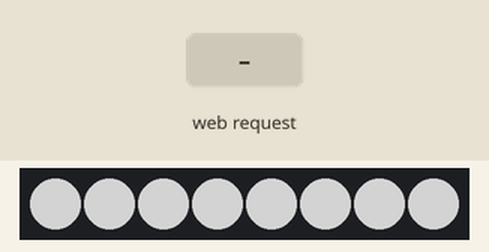
This sketch was run on a simulated ESP8266 (NodeMCU). On the bench: 8 RGB LEDs in strip order, left to right. The test bench sets the inputs (shaded band). Dim RGB values are drawn brighter than linear; WiFi joins after 1.5 s; servers stay silent unless stated.

Above: at 2.7 s.
2.8 s: HTTP request GET /out received
At 3.9 s:
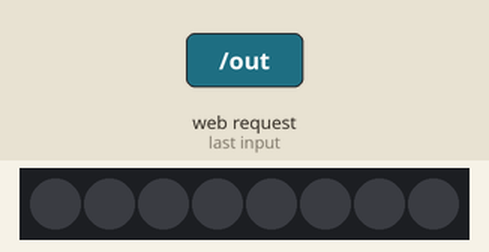
4.5 s: HTTP request GET /out?R=1 received
At 5.3 s:
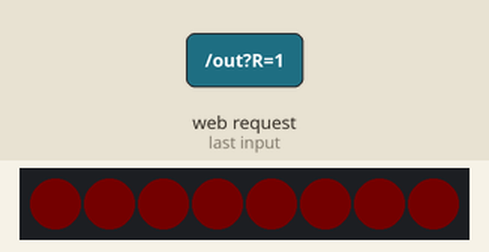
6.0 s: HTTP request GET /out?G=1 received
At 6.7 s:
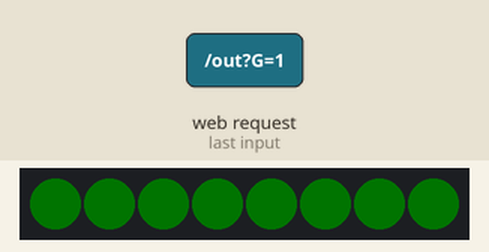
7.5 s: HTTP request GET /out?B=1 received
At 8.2 s:
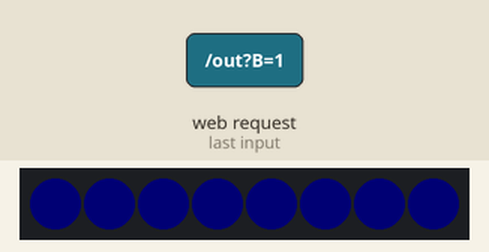
9.0 s: HTTP request GET /out?R=0 received
At 9.6 s:
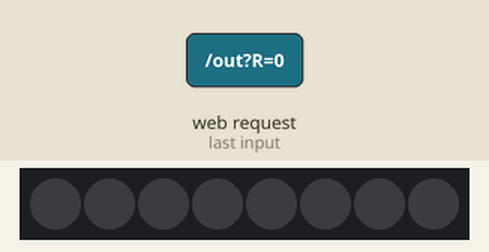
Timing chart, 0 to 11.5 s (numbered marks = the images above; inputs shaded):
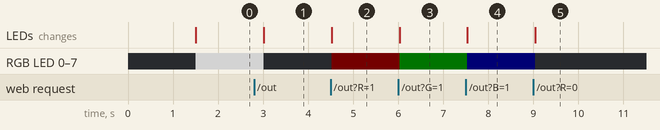

Measured:
- after the input at 2.8 s, RGB LED 0–7: RGB(127, 127, 127) → off after 0.21 s; the LEDs: change after 0.21 s (image 1)
- after the input at 4.5 s, RGB LED 0–7: off → RGB(1, 0, 0) at once; the LEDs: change at once (image 2)
- after the input at 6.0 s, RGB LED 0–7: RGB(1, 0, 0) → RGB(0, 1, 0) at once; the LEDs: change at once (image 3)
- after the input at 7.5 s, RGB LED 0–7: RGB(0, 1, 0) → RGB(0, 0, 1) at once; the LEDs: change at once (image 4)
- after the input at 9.0 s, RGB LED 0–7: RGB(0, 0, 1) → off at once; the LEDs: change at once (image 5)

The sketch:

WS2812_ESP8266.ino
```cpp
// (licence header left out)
#include "ESP8266WiFi.h"
#include <ESP8266WebServer.h>
#include "html_header.h"
#include <Adafruit_NeoPixel.h>

// Classic web server on port 80
ESP8266WebServer server(80);

#define NUM_PIX 8

const char* password = "YourNetworkPassword";
const char* ssid     = "YourNetworkSSID";
unsigned char red,green,blue;
String form;

// Number of pixels, pin used to control
// NEO_KHZ800 because we are using WS2812 leds
// NEO_GRB because WS2812 wants pixel data in GRB order
Adafruit_NeoPixel pixels = Adafruit_NeoPixel(NUM_PIX, 0, NEO_GRB + NEO_KHZ800);

// Root handler: basic web page with link to settings page
void handle_root() {
  server.send(200, "text/html", "<html>WS2812 WiFi <a href='./out'>Control</a></html>");
  delay(100);
}

// Output handler: display colorwheel and allow picking a color
void handle_outputs() {
  // Strings to strore the client output
  String RMsg;
  String GMsg;
  String BMsg;

  // Parse client output
  RMsg=server.arg("R");
  GMsg=server.arg("G");
  BMsg=server.arg("B");

  // Convert to number to pass to Neopixel library
  red=RMsg.toInt();
  green=GMsg.toInt();
  blue=BMsg.toInt();

  // Update the form and send it back to the client
  form = "<html>";
  form = form + html_header;
  form = form + "</html>";
  // Send the form
  server.send(200, "text/html", form);
}

// Initialize WiFi, web server and handles
void setup() {
  // Connect to network
  WiFi.begin(ssid, password);
  while (WiFi.status() != WL_CONNECTED) {
    delay(500);
  }
  // Default setting for RGB string: dim white
  red=127;
  green=127;
  blue=127;
  // Attach handles to web server
  // Base page
  server.on("/", handle_root);
  // Setting page
  server.on("/out", handle_outputs);
  // Start web server
  server.begin();
  // Initialize Neopixel
  pixels.begin();

}

void loop() {
  int i;

  // Process clients requests
  server.handleClient();

  // Update the LED string. All LED have same color
  for(i=0;i<NUM_PIX;i++){
    // RGB
    pixels.setPixelColor(i, pixels.Color(red,green,blue));
    pixels.show();
  }
  delay(500);    // Wait a little before trying again
}
```

html_header.h
```cpp
//
// Basic colorwheel base color picker using HTML5/Javascript
//
const char* html_header =
"<head>"
"<style>"
"body {overflow:hidden;"
"background:black;}"
"</style>"
"</head>"
"<body>"
"<canvas id='wheelCanvas' onclick='getColor(event)'>"
"</canvas>"
"<script type='text/javascript'>"
"var canvas = document.getElementById('wheelCanvas');"
"var context = canvas.getContext('2d');"
"var imageObj = new Image();"
"imageObj.crossOrigin = 'anonymous';"
"var dimension;"
"if(window.innerHeight<window.innerWidth){"
"dimension=window.innerHeight;"
"} else {"
"dimension=window.innerWidth;"
"}"
"imageObj.onload = function() {"
"context.drawImage(imageObj,0,0,600,600,0,0,0.98*dimension,0.98*dimension);"
"};"
"imageObj.src = 'https://upload.wikimedia.org/wikipedia/commons/thumb/6/6d/RGB_color_wheel_360.svg/600px-RGB_color_wheel_360.svg.png';"
"canvas.height=window.innerHeight;"
"canvas.width=window.innerWidth;"
"function getColor(event) {"
"var canvas = document.getElementById('wheelCanvas');"
"var pixelData = canvas.getContext('2d').getImageData(event.offsetX, event.offsetY, 1, 1).data;"
"var form = document.createElement('form');"
"form.action='out';"
"var nr = document.createElement('input');"
"nr.name='R';"
"nr.value=pixelData[0].toString();"
"form.appendChild(nr);"
"var ng = document.createElement('input');"
"ng.name='G';"
"ng.value=pixelData[1].toString();"
"form.appendChild(ng);"
"var nb = document.createElement('input');"
"nb.name='B';"
"nb.value=pixelData[2].toString(); "
"form.appendChild(nb);"
"form.style.display='none';"
"document.body.appendChild(form);"
"form.submit();   "
"}"
"</script>"
"</body>";
```
